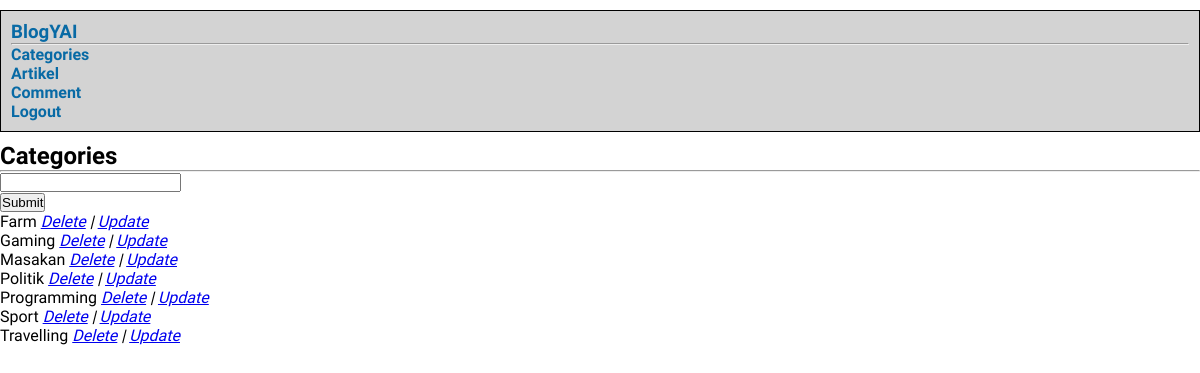
The app's page /admin (signed in) with its own data.
### tables this page shows
CREATE TABLE `category` (
  `id` int(11) NOT NULL,
  `category_name` varchar(255) NOT NULL
);

### admin/pages/category.php (the view, shortened to what this page needs)
<?php
$dataValue = isset($_GET['data']) ? $_GET['data'] : false;
?>
<h2>Categories</h2>
<hr>
<form action="<?php if(isset($_GET['data'])) { echo URL.'admin/pages/category_proses.php?action=update'; }else{ echo URL.'admin/pages/category_proses.php?action=input'; } ?>" method="POST">
	<div id="form-input">
		<input type="text" name="category" value="<?php echo $dataValue; ?>">
	</div>
	<?php
		if(isset($_GET['data'])){
			echo "<button>Update</button>";
		}else {
			echo "<button>Submit</button>";
		}
	 ?>
</form>
<div id="listCategory">
	<ul>
	<?php
		$query = mysqli_query($dbh,"SELECT * FROM category ORDER BY category_name ASC ");
		if(mysqli_num_rows($query) > 0 ){
			while($row = mysqli_fetch_object($query)){
	?>
		<li><?php echo $row->category_name; ?> <em><a href="<?php echo URL.'admin/pages/category_proses.php?action=delete&id='.$row->id;?>">Delete</a> | <a href="<?php echo URL.'admin/pages/category_proses.php?action=select-data&id='.$row->id;?>">Update</a></em></li>
	<?php }}else {
		echo "Saat ini belum ada kategori yang tersedia";
		} ?>
	</ul>
</div>

### css/style.css (style rules this page uses)
* { padding: 0px; margin: 0px; }
body { font-family: 'Muli', sans-serif; }

### records on screen
category: category_name "Farm"
category: category_name "Gaming"
category: category_name "Masakan"
category: category_name "Politik"
category: category_name "Programming"
category: category_name "Sport"
category: category_name "Travelling"
